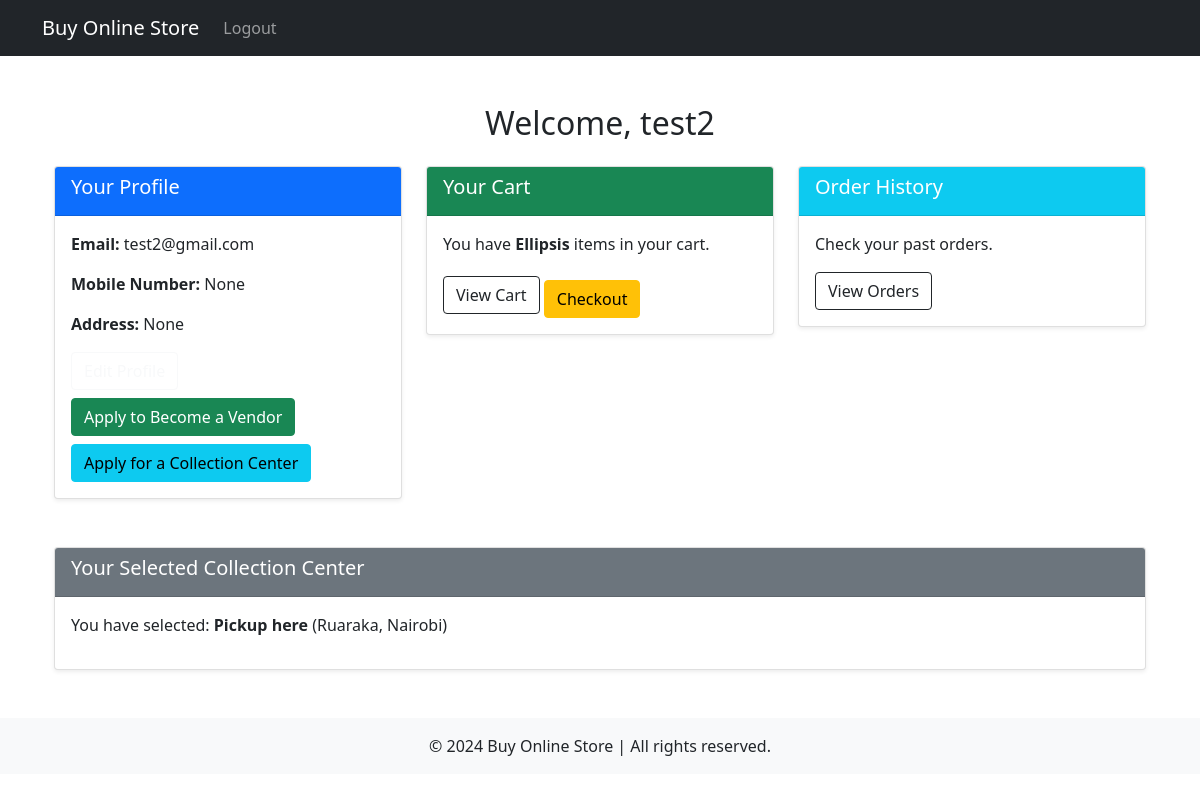
The page /accounts/dashboard/ (signed in) on the database its author committed.
### accounts/models.py (models this page shows, shortened)
class CustomUser(AbstractBaseUser, PermissionsMixin):
    USER_TYPE_CHOICES = [
        ('buyer', 'Buyer'),
        ('seller', 'Seller'),
        ('admin', 'Admin'),
    ]
    email = models.EmailField(unique=True)
    username = models.CharField(max_length=150, unique=True)
    mobile_number = models.CharField(max_length=15, blank=True, null=True)
    address = models.CharField(max_length=20, blank=True, null=True)
    user_type = models.CharField(max_length=10, choices=USER_TYPE_CHOICES, default='buyer')
    is_active = models.BooleanField(default=True)
    is_staff = models.BooleanField(default=False)
    date_joined = models.DateTimeField(auto_now_add=True)
    groups = models.ManyToManyField(Group, related_name='customuser_set', blank=True)
    user_permissions = models.ManyToManyField(Permission, related_name='customuser_set', blank=True)
    objects = CustomUserManager()
    USERNAME_FIELD = 'email'
    REQUIRED_FIELDS = ['username']

class UserCollectionCenter(models.Model):
    user = models.ForeignKey(settings.AUTH_USER_MODEL, on_delete=models.CASCADE)
    collection_center = models.ForeignKey(CollectionCenter, on_delete=models.CASCADE)
    selected_on = models.DateTimeField(auto_now_add=True)

class CollectionCenter(models.Model):
    centerName = models.CharField(max_length=255)
    owner = models.ForeignKey(CustomUser, on_delete=models.CASCADE)  # Link to the CustomUser
    county = models.CharField(max_length=255)
    town = models.CharField(max_length=255)
    building = models.CharField(max_length=255)
    registered_on = models.DateTimeField(auto_now_add=True)
    approved = models.BooleanField(default=False)  # True if approved, False otherwise

### accounts/views.py (the view)
# urls.py: path('dashboard/', views.dashboard, name='dashboard'),
def dashboard(request):
    collection_centers = CollectionCenter.objects.all()  # Get all collection centers
    cart_item_count = ...  # Logic to get the cart item count
    return render(request, 'accounts/dashboard.html', {
        'cart_item_count': cart_item_count,
        'collection_centers': collection_centers,
    })

### accounts/templates/accounts/dashboard.html (shortened to what this page needs)
{% extends 'base.html' %}
{% block content %}
<div class="container mt-5">
    <h2 class="text-center mb-4">Welcome, {{ user.username }}</h2>
    <div class="row">
        <div class="col-md-4">
            <div class="card mb-4 shadow-sm">
                <div class="card-header bg-primary text-white">
                    <h5>Your Profile</h5>
                </div>
                <div class="card-body">
                    <p><strong>Email:</strong> {{ user.email }}</p>
                    <p><strong>Mobile Number:</strong> {{ user.mobile_number }}</p>
                    <p><strong>Address:</strong> {{ user.address }}</p>
                    <a href="{% url 'profile' %}" class="btn btn-outline-light">Edit Profile</a>
                    <a href="{% url 'apply_vendor' %}" class="btn btn-success mt-2">Apply to Become a Vendor</a>
                    <a href="{% url 'apply_collection_center' %}" class="btn btn-info mt-2">Apply for a Collection Center</a>
                </div>
            </div>
        </div>
        <div class="col-md-4">
            <div class="card mb-4 shadow-sm">
                <div class="card-header bg-success text-white">
                    <h5>Your Cart</h5>
                </div>
                <div class="card-body">
                    <p>You have <strong>{{ cart_item_count }}</strong> items in your cart.</p>
                    <a href="#" class="btn btn-outline-dark">View Cart</a>
                    <a href="#" class="btn btn-warning mt-2">Checkout</a>
                </div>
            </div>
        </div>
        <div class="col-md-4">
            <div class="card mb-4 shadow-sm">
                <div class="card-header bg-info text-white">
                    <h5>Order History</h5>
                </div>
                <div class="card-body">
                    <p>Check your past orders.</p>
                    <a href="#" class="btn btn-outline-dark">View Orders</a>
                </div>
            </div>
        </div>
    </div>
    <div class="row mt-4">
        <div class="col-md-12">
            <div class="card mb-4 shadow-sm">
                <div class="card-header bg-secondary text-white">
                    <h5>Your Selected Collection Center</h5>
                </div>
                <div class="card-body">
                    {% if user.usercollectioncenter_set.first %}
                        <p>You have selected: <strong>{{ user.usercollectioncenter_set.first.collection_center.centerName }}</strong> ({{ user.usercollectioncenter_set.first.collection_center.town }}, {{ user.usercollectioncenter_set.first.collection_center.county }})</p>
                    {% else %}
                        <p>You have not selected a collection center yet.</p>
                        <a href="{% url 'select_collection_center' %}" class="btn btn-outline-primary">Select Collection Center</a>
                    {% endif %}
                </div>
            </div>
        </div>
    </div>
</div>
{% endblock %}

### rows shown on the page
CustomUser: username "test2", email "test2@gmail.com", mobile_number "None", address "None", usercollectioncenter_set.first.collection_center.centerName "Pickup here", usercollectioncenter_set.first.collection_center.town "Ruaraka", usercollectioncenter_set.first.collection_center.county "Nairobi"

### other values the page prints
{{ cart_item_count }} "Ellipsis"
